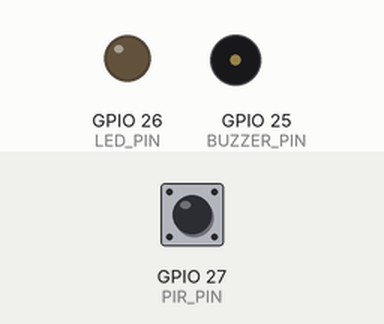
A sketch run on a simulated ESP32. Parts: output pins drawn as LEDs (lit = HIGH), buzzer (waves = sounding). Inputs (shaded band) come from the test bench; at power-on: GPIO 27 (PIR_PIN) LOW. What the sketch prints to the serial monitor is not drawn.

Above: at 1.2 s.
1.3 s: GPIO 27 (PIR_PIN) driven HIGH
At 3.8 s:
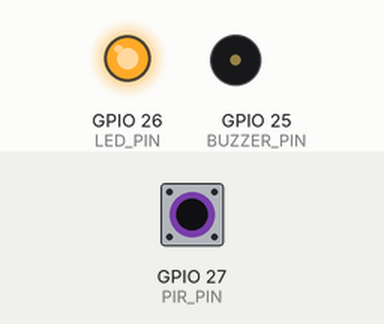
5.8 s: GPIO 27 (PIR_PIN) pulsed HIGH 5 times (0.12 s each, 0.3 s apart)
At 6.35 s:
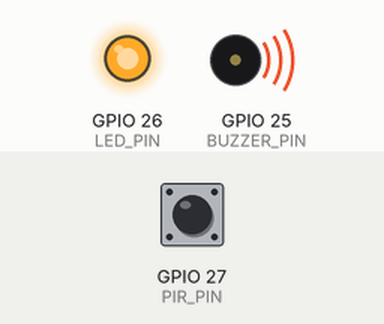
Timing chart, 0 to 8.8 s (numbered marks = the images above; inputs shaded):
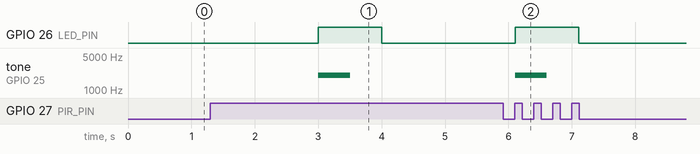

Measured:
- after the input at 1.3 s, GPIO 26 (LED_PIN): LOW → HIGH after 1.7 s, → LOW 1.0 s later; tone on GPIO 25 (BUZZER_PIN): silent → 2000 Hz after 1.7 s, → silent 0.50 s later

The sketch:

wokwisimulation.ino
```cpp
// Wokwi-ready ESP32 PIR Motion Detection with LED + Buzzer
#define PIR_PIN 27       // PIR OUT pin
#define LED_PIN 26       // LED pin
#define BUZZER_PIN 25    // Buzzer pin

// Debounce / cooldown
unsigned long lastTrigger = 0;
const unsigned long debounceMs = 3000; // 3 seconds cooldown
int pirState = LOW;

void setup() {
  Serial.begin(115200);
  pinMode(PIR_PIN, INPUT);
  pinMode(LED_PIN, OUTPUT);
  pinMode(BUZZER_PIN, OUTPUT);
  Serial.println("System ready... Waiting for motion.");
}

void loop() {
  int val = digitalRead(PIR_PIN);

  if (val == HIGH && (millis() - lastTrigger > debounceMs)) {
    pirState = HIGH;
    lastTrigger = millis();

    Serial.println("⚠️ Motion detected!");

    digitalWrite(LED_PIN, HIGH);       // Turn on LED
    tone(BUZZER_PIN, 2000, 500);       // Buzzer beep (500ms)

    delay(1000);                       // Alert duration
    digitalWrite(LED_PIN, LOW);        // Turn off LED
  }
  else {
    pirState = LOW;
  }

  delay(50); // small delay for stability
}
```
